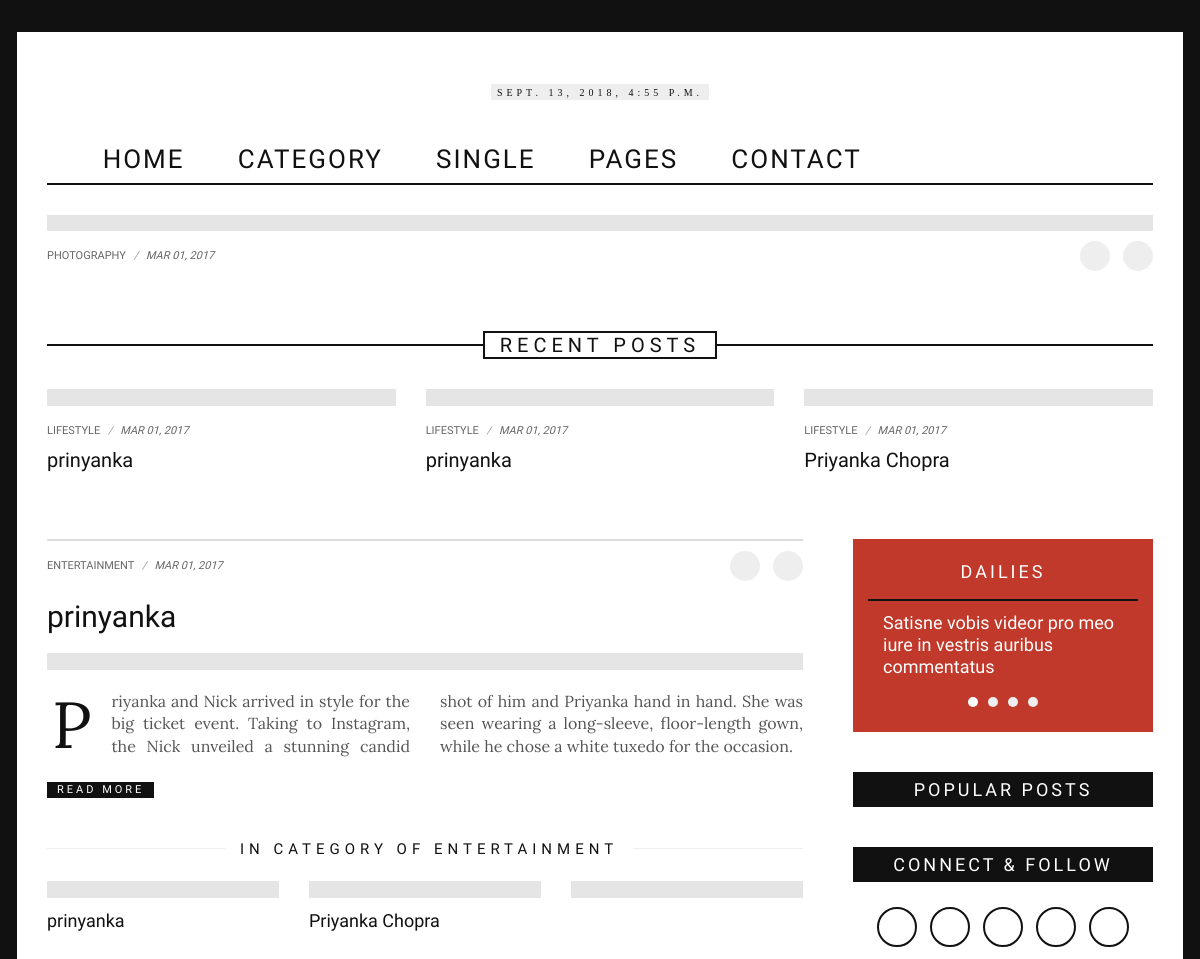
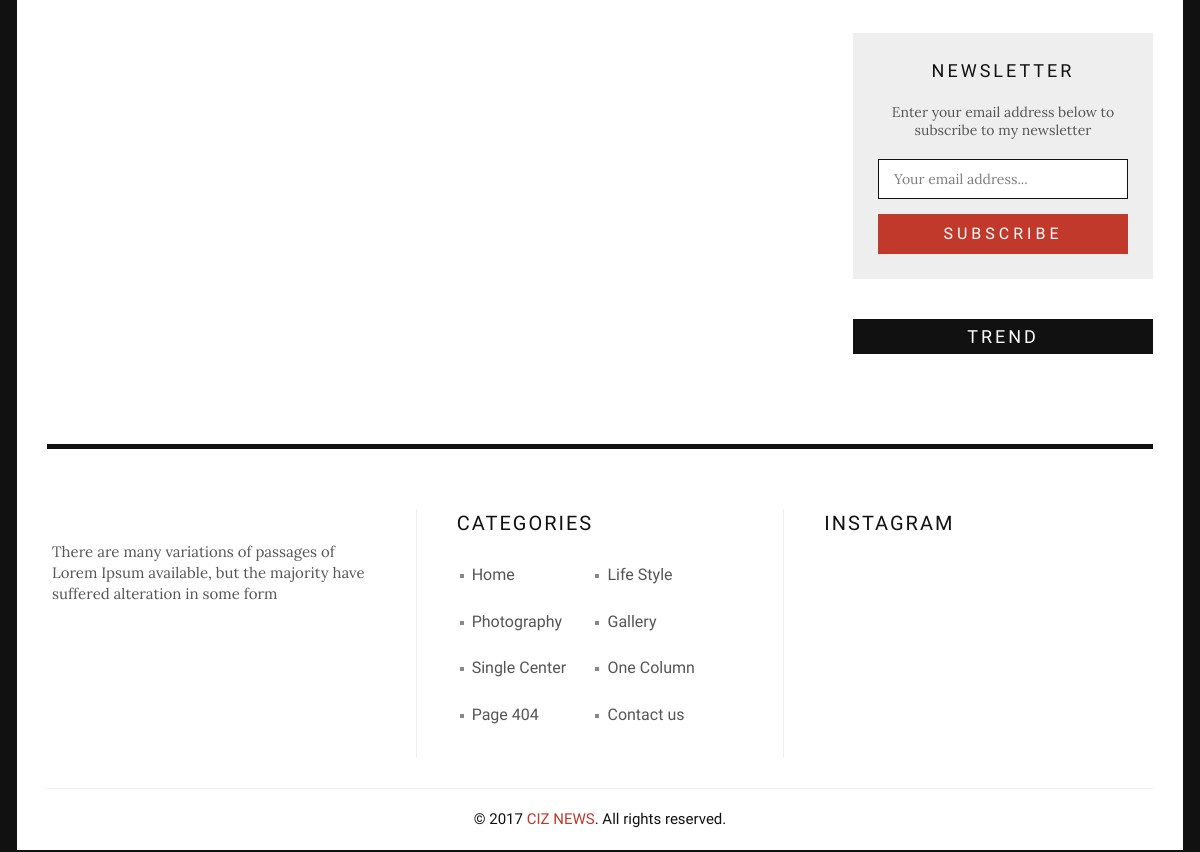
Before: / with the older database file (2 pictures, top to bottom).
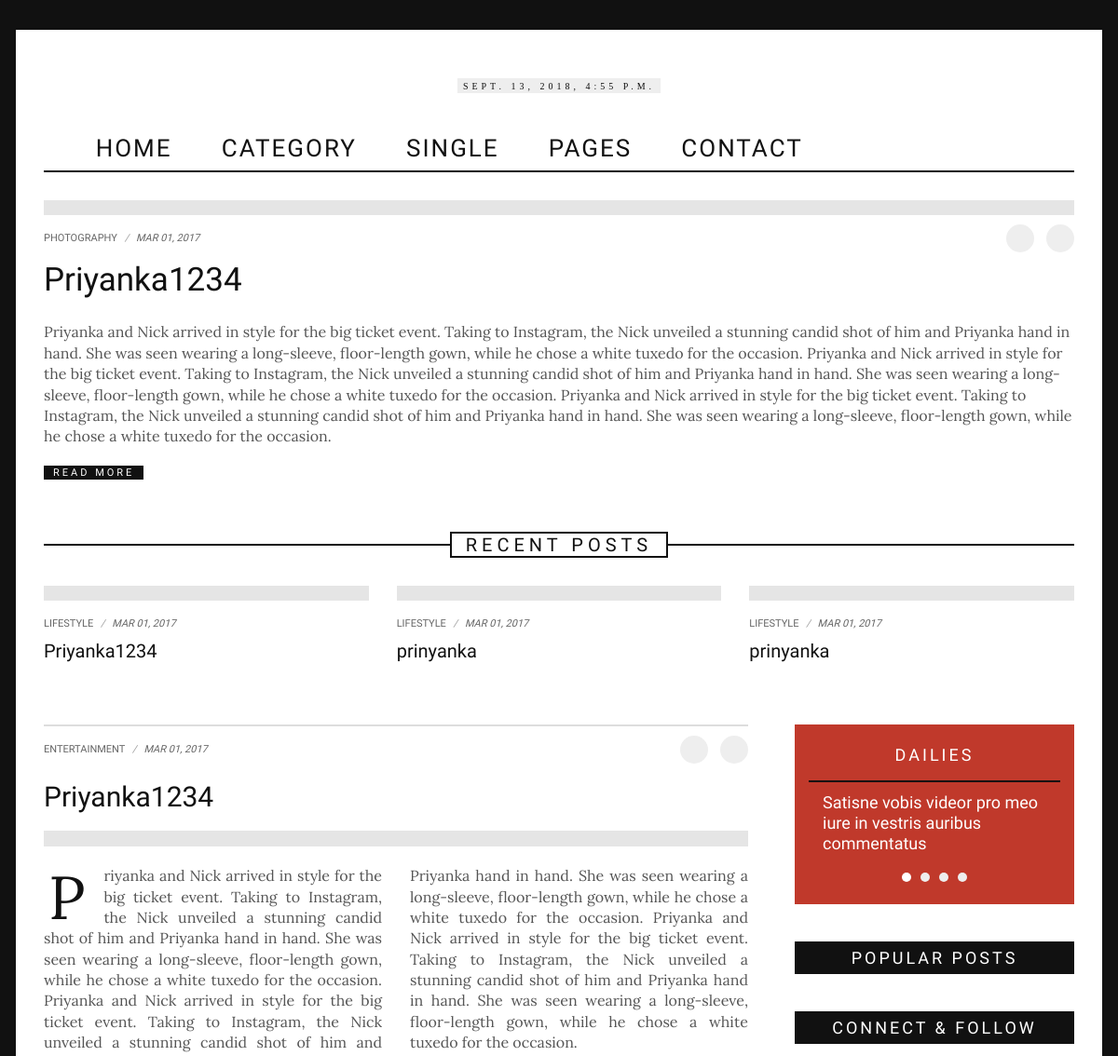
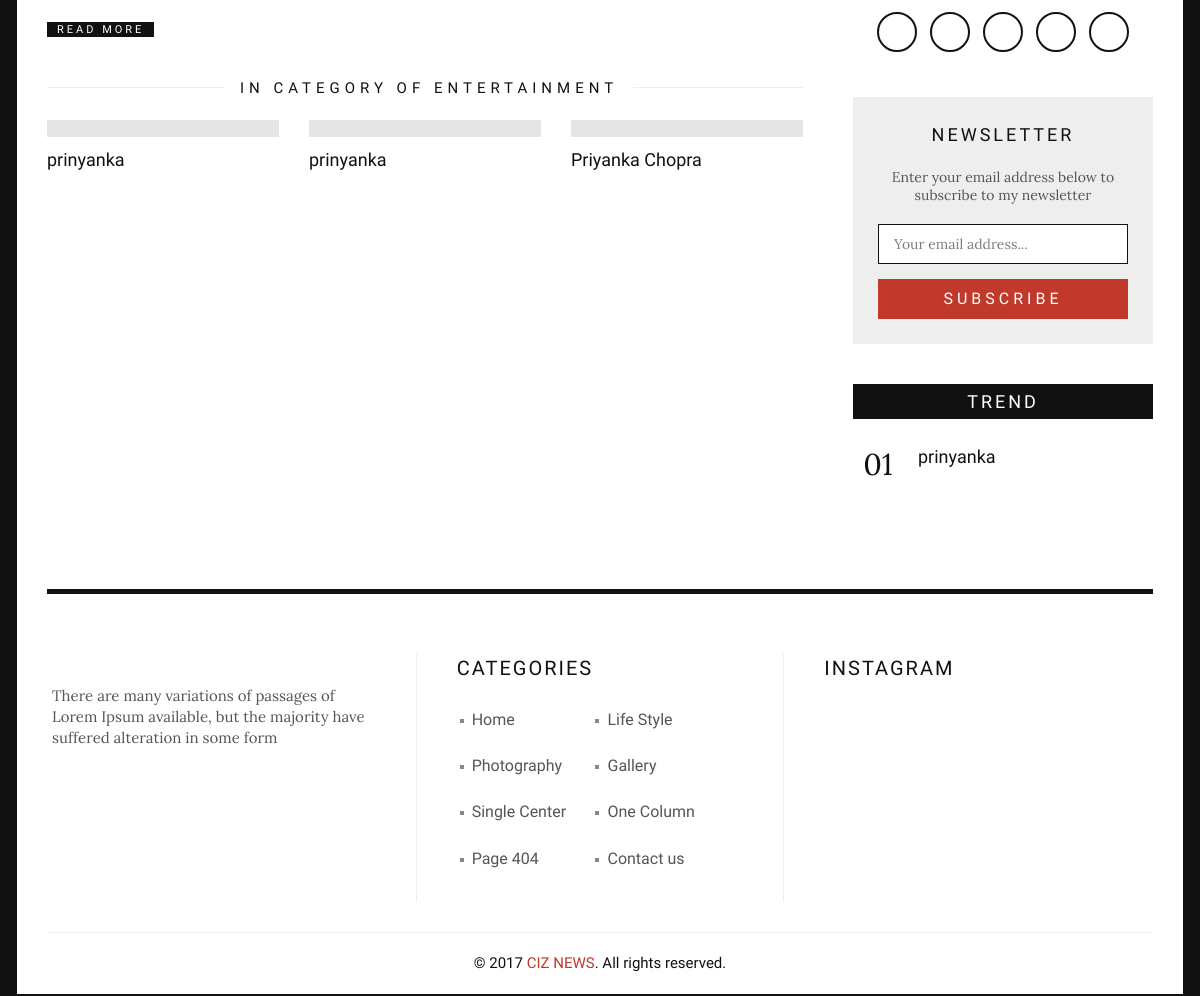
After: the same page with the newer database file (2 pictures, top to bottom).
### post/models.py (models this page shows, shortened)
class Post(models.Model):
    category=models.ForeignKey(Category,on_delete=models.CASCADE)
    title=models.CharField(max_length=500,blank=True)
    post = models.TextField(blank=True)
    post_para_2 = models.TextField(blank=True)
    post_para_3 = models.TextField(blank=True)
    captions=models.TextField(blank=True)
    captions_para_2 = models.TextField(blank=True)
    captions_para_3 = models.TextField(blank=True)
    quote=models.CharField(max_length=200,blank=True)
    quote_by=models.CharField(max_length=100,blank=True)
    image=models.ImageField(upload_to='post_image/%Y/%m/%d/',blank=True)
    date= models.DateTimeField(default=now)
    related_post_1 = models.CharField(max_length=100,blank=True)
    related_link_1 = models.CharField(max_length=100,blank=True)
    related_post_2 = models.CharField(max_length=100,blank=True)
    related_link_2 = models.CharField(max_length=100,blank=True)
    related_post_3 = models.CharField(max_length=100,blank=True)
    related_link_3 = models.CharField(max_length=100,blank=True)
    rating=models.IntegerField(default=0)
    objects=PostManager()

class Category(models.Model):
    category=models.CharField(max_length=50)
    rating=models.IntegerField(default=0)
    date = models.DateTimeField(default=now)
    def __str__(self):
        return self.category

### post/views.py (the view)
# urls.py: path('',index,name='index'),
def index(request):
    rank_1=Post.objects.rank_1()
    recent_post=Post.objects.all().order_by('-date')[:3]
    categories=Category.objects.all()
    dictionary = {}
    for category in categories:
        post_list=Post.objects.filter(category=category).order_by('-date')[:4]
        dictionary[category]=post_list
    popular_post=Post.objects.filter(rating='3').order_by('date')[:5]
    trending_post=Post.objects.filter(rating='4').order_by('date')[:5]
    return render(request, 'post/index.html',{'now':now(),'rank_1':rank_1,'recent_post':recent_post,
                                              'dictionary':dictionary,'popular_post':popular_post,
                                              'trending_post':trending_post})

### post/templates/post/index.html (shortened to what this page needs)
{% extends 'post/base.html'%}
            {% block body %}
            <article class="big-article">
                <div class="row">
                    <div class="col-md-12 col-sm-12 col-xs-12">
                        <div class="ciz-thumb">
                            <a href="single_one_column.html">
                            </a>
                        </div>
                    </div>
                    <div class="col-md-12 col-sm-12 col-xs-12">
                        <div class="big-article-bar">
                            <div class="post-meta">
                                <span class="post-category">
                                    <a href="category_three.html"> PHOTOGRAPHY</a>
                                </span>
                                <em>/</em>
                                <span class="post-date">
                                    Mar 01, 2017
                                </span>
                            </div>
                            <div class="share-posts">
                                <a href="index.html#" class="facebook"><i class="fa fa-facebook"></i></a>
                                <a href="index.html#" class="twitter"><i class="fa fa-twitter"></i></a>
                            </div>
                        </div>
                        {% for news in rank_1 %}
                        <h1>
                            <a href="single_one_column.html">
                                {{news.title}}
                            </a>
                        </h1>
                        <p>{{news.post}}</p>
                        <a href="single_one_column.html" class="readmore">READ MORE</a>
                        {% endfor %}
                    </div>
                </div>
            </article>
            <div class="box-caption">
                <h2><span> RECENT POSTS</span></h2>
            </div>
            <div class="three-articles">
                <div class="row">
                    {% for post in recent_post %}
                        <div class="col-md-4 col-xs-12">
                            <article class="three-item">
                                <div class="ciz-thumb">
                                    <a href="single.html"><img alt="" src="http://www.cizthemes.com/template/ciznews/images/l1.jpg" /></a>
                                </div>
                                <div class="post-meta">
                                    <span class="post-category">
                                        <a href="category_one.html"> LIFESTYLE</a>
                                    </span>
                                    <em>/</em>
                                    <span class="post-date">
                                        Mar 01, 2017
                                    </span>
                                </div>
                                <h4><a href="single.html">{{post.title}}</a></h4>
                            </article>
                        </div>
                    {% endfor %}
                </div>
            </div>
            <div class="cols">
                <div class="colleft">
                    {% for category,post_list in dictionary.items %}
                        {% if post_list %}
                            <article class="ciz-post">
                                <div class="post-meta">
                                    <span class="post-category">
                                        <a href="category_two.html">{{category}} </a>
                                    </span>
                                    <em>/</em>
                                    <span class="post-date">
                                        Mar 01, 2017
                                    </span>
                                    <div class="share-posts">
                                        <a href="index.html#" class="facebook"><i class="fa fa-facebook"></i></a>
                                        <a href="index.html#" class="twitter"><i class="fa fa-twitter"></i></a>
                                    </div>
                                </div>
                                <h2>
                                    <a href="single.html">{{post_list.0.title}} </a>
                                </h2>
                                <div class="ciz-thumb">
                                    <a href="single.html">
                                    </a>
                                </div>
                                <div class="post-content">
                                    <p>
                                        {{post_list.0.post}}
                                    </p>
                                </div>
                                <a href="single.html" class="post-readmore">Read more</a>
                                <div class="box-caption box-caption-small">
                                    <h2><span> in category of {{category}}</span></h2>
                                </div>
                                <div class="three-articles">
                                    <div class="row">
                                        <div class="col-md-4 col-xs-12">
                                            <article class="three-item">
                                                <div class="ciz-thumb">
                                                    <a href="single.html"><img alt="" src="http://www.cizthemes.com/template/ciznews/images/w2.jpg" /></a>
                                                </div>
                                                <h5><a href="single.html">{{post_list.1.title}}</a></h5>
                                            </article>
                                        </div>
                                        <div class="col-md-4 col-xs-12">
                                            <article class="three-item">
                                                <div class="ciz-thumb">
                                                    <a href="single.html"><img alt="" src="http://www.cizthemes.com/template/ciznews/images/w4.jpg" /></a>
                                                </div>
                                                <h5><a href="single.html">{{post_list.2.title}}</a></h5>
                                            </article>
                                        </div>
                                        <div class="col-md-4 col-xs-12">
                                            <article class="three-item">
                                                <div class="ciz-thumb">
                                                    <a href="single.html"><img alt="" src="http://www.cizthemes.com/template/ciznews/images/w5.jpg" /></a>
                                                </div>
                                                <h5><a href="single.html">{{post_list.3.title}}</a></h5>
                                            </article>
                                        </div>
                                    </div>
                                </div>
                            </article>
                        {% endif %}
                    {% endfor %}
                </div>
                <div class="colright">
                    <div class="dailies">
                        <div class="widget-title widget-title-white ">
                            <span>
                                DAILIES
                            </span>
                        </div>
                        <div class="dailies-content">
                            <div class="owl-carousel owl-dailies">
                                <div>
                                    <a href="single_center.html">
                                        <div class="ciz-thumb">
                                            <img alt="" src="http://www.cizthemes.com/template/ciznews/images/w3.jpg" />
                                        </div>
                                    </a>
                                    <h3>
                                        <a href="single_center.html">Satisne vobis videor pro meo iure in vestris auribus commentatus</a>
                                    </h3>
                                </div>
                            </div>
                        </div>
                    </div>
                    <div class="popular-box">
                        <div class="widget-title">
                            <span>
                                POPULAR POSTS
                            </span>
                        </div>
                    </div>
                    <div class="connect-us">
                        <div class="widget-title">
                            <span>
                                CONNECT & FOLLOW
                            </span>
                        </div>
                        <ul class="list-social-icon">
                            <li>
                                <a href="index.html#" class="facebook">
                                    <i class="fa fa-facebook"></i>
                                </a>
                            </li>
                            <li>
                                <a href="index.html#" class="twitter">
                                    <i class="fa fa-twitter"></i>
                                </a>
                            </li>
                            <li>
                                <a href="index.html#" class="google">
                                    <i class="fa fa-google"></i>
                                </a>
                            </li>
                            <li>
                                <a href="index.html#" class="youtube">
                                    <i class="fa fa-youtube-play"></i>
                                </a>
                            </li>
                            <li>
                                <a href="index.html#" class="pinterest">
                                    <i class="fa fa-pinterest-p"></i>
                                </a>
                            </li>
                        </ul>
                    </div>
                    <div class="subcribe-box">
                        <h3>NEWSLETTER</h3>
                        <p>Enter your email address below to subscribe to my newsletter</p>
                        <input type="text" placeholder="Your email address..." />
                        <button class="my-btn">Subscribe</button>
                    </div>
                    <div class="trend-box trend-box-affix" data-spy="affix">
                        <div class="widget-title">
                            <span>
                                TREND
                            </span>
                        </div>
                        <ul class="list-trend">
                            {% for post in trending_post %}
                            <li class="trend-item">
                                <span class="number">
                                    0{{forloop.counter}}
                                </span>
                                <h5><a href="single_center_white.html">{{post.title}}</a></h5>
                            </li>
                            {% endfor %}
                        </ul>
                    </div>
                </div>
                <div class="clearfix"></div>
            </div>
            {% endblock body%}

Changed rows visible on the page:
no longer on this page (row unchanged): Post: title "Priyanka Chopra", shown under "RECENT POSTS"
added Post: title "Priyanka1234", post "Priyanka and Nick arrived in style for the big ticket event. Taking to Instagram, the Nick unveiled a stunning candid shot of him and Priyanka hand in hand. She was seen wearing a long-sleeve, floor-length gown, while he chose a white tuxedo for the occasion. Priyanka and Nick arrived in style for the big ticket event. Taking to Instagram, the Nick unveiled a stunning candid shot of him and Priyanka hand in hand. She was seen wearing a long-sleeve, floor-length gown, while he chose a white tuxedo for the occasion. Priyanka and Nick arrived in style for the big ticket event. Taking to Instagram, the Nick unveiled a stunning candid shot of him and Priyanka hand in hand. She was seen wearing a…"
now on one of the page's lists (row edited): Post: title "prinyanka"
shown differently, row unchanged: Category "ENTERTAINMENT": title "prinyanka" → "Priyanka1234"; post "…tuxedo for the occasion." → "…tuxedo for the occasion. Priyanka and Nick arrived in style for the big ticket event. Taking to Instagram, the Nick unveiled a stunning candid shot of him and Priyanka hand in hand. She was seen wearing a long-sleeve, floor-length gown, while he chose a white tuxedo for the occasion. Priyanka and Nick arrived in style for the big ticket event. Taking to Instagram, the Nick unveiled a stunning candid shot of him and Priyanka hand in hand. She was seen wearing a long-sleeve, floor-length gown, while he chose a white tuxedo for the occasion."; title "Priyanka Chopra" → "prinyanka"; title (not shown) → "Priyanka Chopra"
